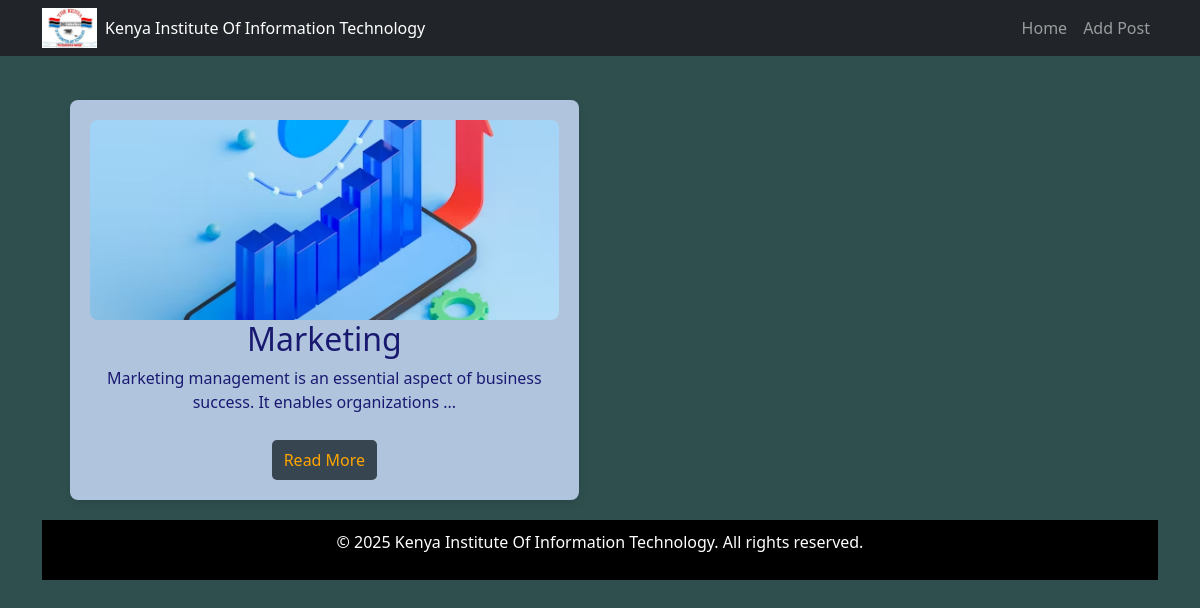
The page / on the database its author committed.
### tables this page shows
CREATE TABLE blog_posts (
                    id INTEGER PRIMARY KEY AUTOINCREMENT,
                    title TEXT NOT NULL,
                    content TEXT NOT NULL,
                    image_url TEXT NOT NULL);

### app.py (the view)
@app.route('/')
def home():
    conn = get_db_connection()
    cursor = conn.cursor()
    cursor.execute("SELECT * FROM blog_posts ORDER BY id DESC")
    posts = cursor.fetchall()
    conn.close()
    return render_template('home.html', posts=posts)

### app.py (called while the page is built)
def get_db_connection():
    conn = sqlite3.connect('blog.db')
    conn.row_factory = sqlite3.Row  # Allows accessing columns by name
    return conn

### templates/home.html (shortened to what this page needs)
{% extends'base.html' %}
{% block content %}
<div class="blog-container">
    {% for post in posts %}
    <div class="blog-post">
        <img src="{{ post['image_url'] }}" alt="Blog Image">
        <h2>{{ post['title'] }}</h2>
        <p>{{ post['content'][:100] }}...</p>
        <div class="button-group">
        <a  class="btn" href="{{ url_for('get_blog_post', post_id=post['id']) }}">Read More</a>
        </div>
    </div>
        {% endfor %}
</div>
<footer>
    <p>&copy; 2025 Kenya Institute Of Information Technology. All rights reserved.</p>
</footer>
{% endblock %}

### templates/base.html (shortened to what this page needs)
<!DOCTYPE html>
<html lang="en">
<head>
    <link href="https://cdn.jsdelivr.net/npm/bootstrap@5.3.0-alpha1/dist/css/bootstrap.min.css" rel="stylesheet">
    <link rel="stylesheet" href="{{ url_for('static', filename='styles.css') }}">
</head>
<body>
  <nav class="navbar navbar-expand-lg navbar-dark bg-dark">
    <div class="container">
        <div class="d-flex align-items-center">
            <img src="{{ url_for('static', filename='images/kiit.jpg') }}" width="55px" height="40px" alt="Image 1">
            <p class="mb-0 ms-2 text-white">Kenya Institute Of Information Technology</p>
        </div>
        <div class="collapse navbar-collapse" id="navbarSupportedContent">
            <ul class="navbar-nav ms-auto">
                <li class="nav-item"><a class="nav-link" href="{{ url_for('home') }}">Home</a></li>
                {% if 'admin' in session %}
                <li class="nav-item"><a class="nav-link" href="{{ url_for('add_post') }}">Add Post</a></li>
                <li class="nav-item"><a class="nav-link" href="{{ url_for('logout') }}">Logout</a></li>
            {% else %}
                <li class="nav-item"><a class="nav-link" href="{{ url_for('admin_login') }}">Add Post</a></li>
            {% endif %}
            </ul>
        </div>
    </div>
  </nav>
  <div class="container mt-4">
      {% block content %}{% endblock %}
  </div>
</body>
</html>

### static/styles.css (style rules this page uses)
html, body { height: 100%; margin: 0; padding: 0; }
body { display: flex; flex-direction: column; background-color: #2F4F4F; }
.navbar { position: sticky; top: 0; z-index: 1000; background-color: white; }
footer { background-color: black; padding: 10px; text-align: center; color: white; }
.blog-container { display: flex; flex-wrap: wrap; justify-content: space-between; gap: 20px; max-width: 1100px; margin: auto; padding: 20px; }
.blog-post { width: 48%; background-color: rgba(176,196,222,1); color: midnightblue; padding: 20px; border-radius: 8px; box-shadow: 0 4px 8px rgba(0, 0, 0, 0.1); text-align: center; box-sizing: border-box; }
.blog-post img { width: 100%; height: 200px; object-fit: cover; border-radius: 8px; }
.btn { background-color: #36454F; color: #FFA500; border: none; padding: 8px 12px; cursor: pointer; margin-top: 10px; border-radius: 5px; text-decoration: none; display: inline-block; }
.button-group { display: flex; justify-content: center; gap: 10px; margin-top: 10px; }

### rows shown on the page
blog_posts: image_url (picture), title "Marketing", content "Marketing management is an essential aspect of business success. It enables organizations"
